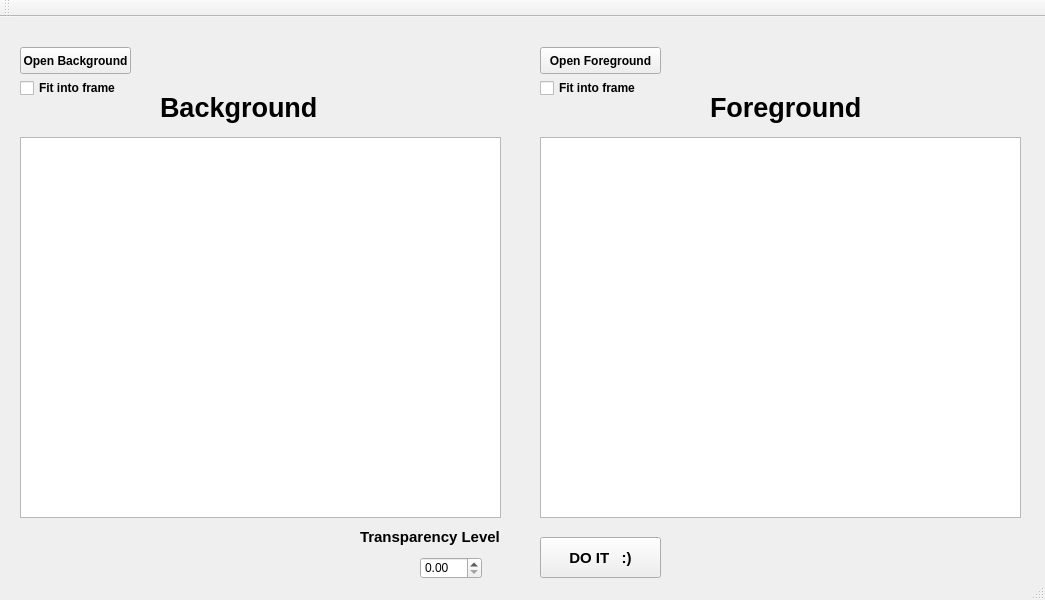
<?xml version="1.0" encoding="UTF-8"?>
<ui version="4.0">
 <class>MainWindow</class>
 <widget class="QMainWindow" name="MainWindow">
  <property name="geometry">
   <rect>
    <x>0</x>
    <y>0</y>
    <width>1045</width>
    <height>600</height>
   </rect>
  </property>
  <property name="minimumSize">
   <size>
    <width>1045</width>
    <height>600</height>
   </size>
  </property>
  <property name="windowTitle">
   <string>Camouflage</string>
  </property>
  <widget class="QWidget" name="centralWidget">
   <widget class="QGraphicsView" name="originalGV">
    <property name="geometry">
     <rect>
      <x>20</x>
      <y>120</y>
      <width>481</width>
      <height>381</height>
     </rect>
    </property>
   </widget>
   <widget class="QPushButton" name="openButton">
    <property name="geometry">
     <rect>
      <x>20</x>
      <y>30</y>
      <width>111</width>
      <height>27</height>
     </rect>
    </property>
    <property name="font">
     <font>
      <family>Arial</family>
      <weight>75</weight>
      <bold>true</bold>
     </font>
    </property>
    <property name="text">
     <string>Open Background</string>
    </property>
   </widget>
   <widget class="QCheckBox" name="fitCheck">
    <property name="geometry">
     <rect>
      <x>20</x>
      <y>60</y>
      <width>141</width>
      <height>22</height>
     </rect>
    </property>
    <property name="font">
     <font>
      <family>Arial</family>
      <weight>75</weight>
      <bold>true</bold>
     </font>
    </property>
    <property name="text">
     <string>Fit into frame</string>
    </property>
   </widget>
   <widget class="QGraphicsView" name="modifiedGV">
    <property name="geometry">
     <rect>
      <x>540</x>
      <y>120</y>
      <width>481</width>
      <height>381</height>
     </rect>
    </property>
   </widget>
   <widget class="QPushButton" name="openButton2">
    <property name="geometry">
     <rect>
      <x>540</x>
      <y>30</y>
      <width>121</width>
      <height>27</height>
     </rect>
    </property>
    <property name="font">
     <font>
      <family>Arial</family>
      <weight>75</weight>
      <bold>true</bold>
     </font>
    </property>
    <property name="text">
     <string>Open Foreground</string>
    </property>
   </widget>
   <widget class="QCheckBox" name="fitCheck2">
    <property name="geometry">
     <rect>
      <x>540</x>
      <y>60</y>
      <width>111</width>
      <height>22</height>
     </rect>
    </property>
    <property name="font">
     <font>
      <family>Arial</family>
      <weight>75</weight>
      <bold>true</bold>
     </font>
    </property>
    <property name="text">
     <string>Fit into frame</string>
    </property>
   </widget>
   <widget class="QPushButton" name="camouflageButton">
    <property name="geometry">
     <rect>
      <x>540</x>
      <y>520</y>
      <width>121</width>
      <height>41</height>
     </rect>
    </property>
    <property name="font">
     <font>
      <family>Arial</family>
      <pointsize>11</pointsize>
      <weight>75</weight>
      <bold>true</bold>
     </font>
    </property>
    <property name="text">
     <string>DO IT   :)</string>
    </property>
   </widget>
   <widget class="QDoubleSpinBox" name="camouflageBox">
    <property name="geometry">
     <rect>
      <x>420</x>
      <y>540</y>
      <width>62</width>
      <height>22</height>
     </rect>
    </property>
    <property name="maximum">
     <double>1.000000000000000</double>
    </property>
    <property name="singleStep">
     <double>0.050000000000000</double>
    </property>
   </widget>
   <widget class="QLabel" name="label">
    <property name="geometry">
     <rect>
      <x>160</x>
      <y>70</y>
      <width>181</width>
      <height>41</height>
     </rect>
    </property>
    <property name="font">
     <font>
      <family>Arial</family>
      <pointsize>20</pointsize>
      <weight>75</weight>
      <bold>true</bold>
     </font>
    </property>
    <property name="text">
     <string>Background</string>
    </property>
   </widget>
   <widget class="QLabel" name="label_2">
    <property name="geometry">
     <rect>
      <x>710</x>
      <y>70</y>
      <width>171</width>
      <height>41</height>
     </rect>
    </property>
    <property name="font">
     <font>
      <family>Arial</family>
      <pointsize>20</pointsize>
      <weight>75</weight>
      <bold>true</bold>
     </font>
    </property>
    <property name="text">
     <string>Foreground</string>
    </property>
   </widget>
   <widget class="QLabel" name="label_3">
    <property name="geometry">
     <rect>
      <x>360</x>
      <y>510</y>
      <width>141</width>
      <height>20</height>
     </rect>
    </property>
    <property name="font">
     <font>
      <family>Arial</family>
      <pointsize>11</pointsize>
      <weight>75</weight>
      <bold>true</bold>
     </font>
    </property>
    <property name="text">
     <string>Transparency Level</string>
    </property>
   </widget>
  </widget>
  <widget class="QToolBar" name="mainToolBar">
   <attribute name="toolBarArea">
    <enum>TopToolBarArea</enum>
   </attribute>
   <attribute name="toolBarBreak">
    <bool>false</bool>
   </attribute>
  </widget>
  <widget class="QStatusBar" name="statusBar"/>
 </widget>
 <layoutdefault spacing="6" margin="11"/>
 <resources/>
 <connections/>
</ui>
